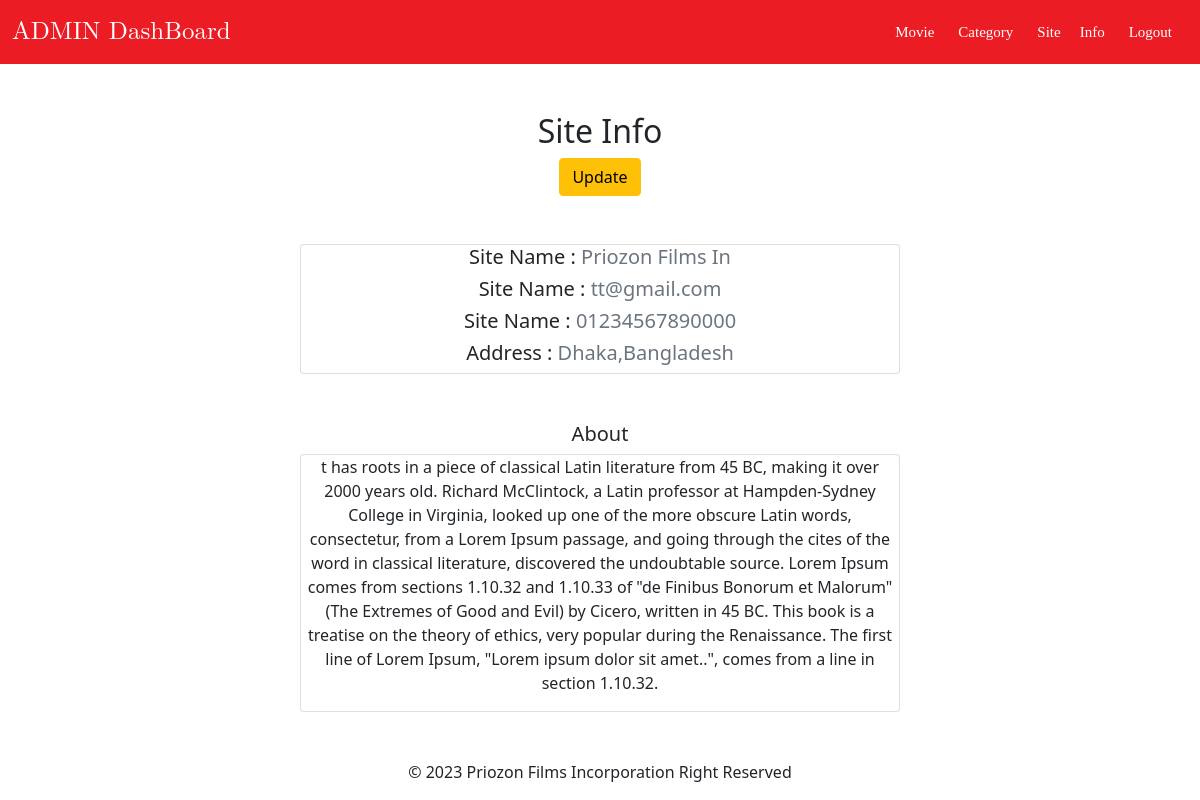
/administration/siteinfo/ (signed in), run on an earlier commit of the app's database.
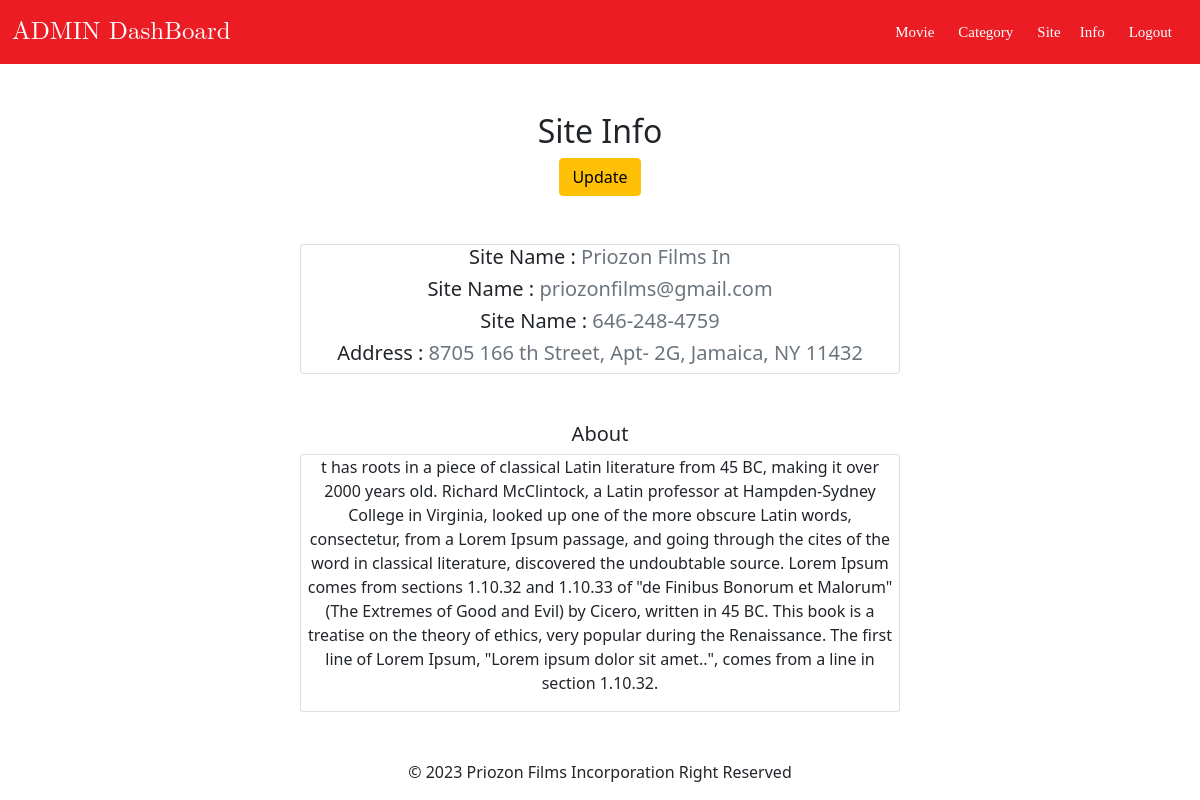
And on a later commit of the database.
### app/models.py (models this page shows)
class Info(models.Model):
    name = models.CharField(max_length=100)
    email = models.EmailField(max_length=100,blank=True,default='admin@gmail.com')
    address = models.CharField(max_length=200,blank=True,default='Dhaka,Bangladesh')
    about = models.TextField()
    phone = models.CharField(max_length=15,blank=True,default='01234567890')
    logo = models.ImageField(upload_to='site/',blank=True,default='site/default_logo.png')
    facabook = models.CharField(max_length=100,blank=True,default='#')
    twitter = models.CharField(max_length=100,blank=True,default='#')
    instagram = models.CharField(max_length=100,blank=True,default='#')
    linkedin = models.CharField(max_length=100,blank=True,default='#')
    def __str__(self):
        return self.name
    class Meta:
        verbose_name_plural = 'Info'

### app/views.py (the view)
# urls.py: path('administration/siteinfo/',views.siteInfo,name="siteinfo"),
@login_required(login_url='login')
def siteInfo(request):
    info = Info.objects.all().first()
    context = {
        'siteinfo':info
    }
    return render(request,'info.html',context=context)

### app/context_processors.py (called while the page is built)
def siteinfo(request):
    info = models.Info.objects.all().first()
    print(info)
    return {'info':info}

def categories(request):
    categories = models.Category.objects.all()
    return {'categories':categories}

### app/templates/info.html
{% extends 'adminbase.html' %}
{% block body %}
<div class="text-center" style="align-items: center;
display: flex;
flex-direction: column;">
            <h2 class="text-bold  mt-5 mb-2">Site Info</h2>
            <a class="btn btn-warning mb-5" href="{% url "editinfo" %}"> Update </a>
          <div class="card w-50">
            <h5> Site Name  : <span class="text-muted" >{{siteinfo.name}}</span></h5>
            <h5> Site Name  : <span class="text-muted" >{{siteinfo.email}}</span></h5>
            <h5> Site Name  : <span class="text-muted" >{{siteinfo.phone}}</span></h5>
            <h5> Address    : <span class="text-muted" >{{siteinfo.address}}</span></h5>
          </div >
          <h5 class="mt-5"> About</h5>
          <div class="card w-50">
            <p>
                {{siteinfo.about}}
            </p>
          </div>
</div>
{% endblock body %}

What changed in the data, as far as the page shows it:
changed Info "Priozon Films In": email "tt@gmail.com" → "priozonfilms@gmail.com"; phone "01234567890000" → "646-248-4759"; address "Dhaka,Bangladesh" → "8705 166 th Street, Apt- 2G, Jamaica, NY 11432"
